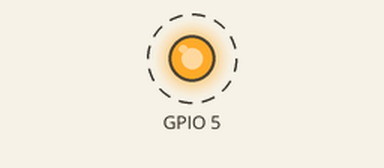
This program was run on a simulated Raspberry Pi (BCM pin numbers). On the bench: output pins drawn as LEDs (lit = HIGH). Dashed ring = blinking. At 20.0 s the program stops and its outputs stay as they are.

Above: at 0.5 s.
Timing chart, 0 to 4.6 s (numbered marks = the images above):
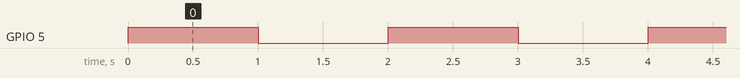

The program:

blinkinglight.py
```python
#Import Modules
import RPi.GPIO as GPIO
from time import sleep

#Initialize GPIO
GPIO.setmode(GPIO.BCM)
GPIO.setwarnings(False)
GPIO.setup(5, GPIO.OUT)


#Poll for button press
for i in range(10):
  GPIO.output(5,1)
  sleep(1)
  GPIO.output(5,0)
  sleep(1)

GPIO.cleanup()
```

Measured:
- by itself, GPIO 5: alternates HIGH for 1.0 s and LOW for 1.0 s, 20 changes in all, then stays LOW
